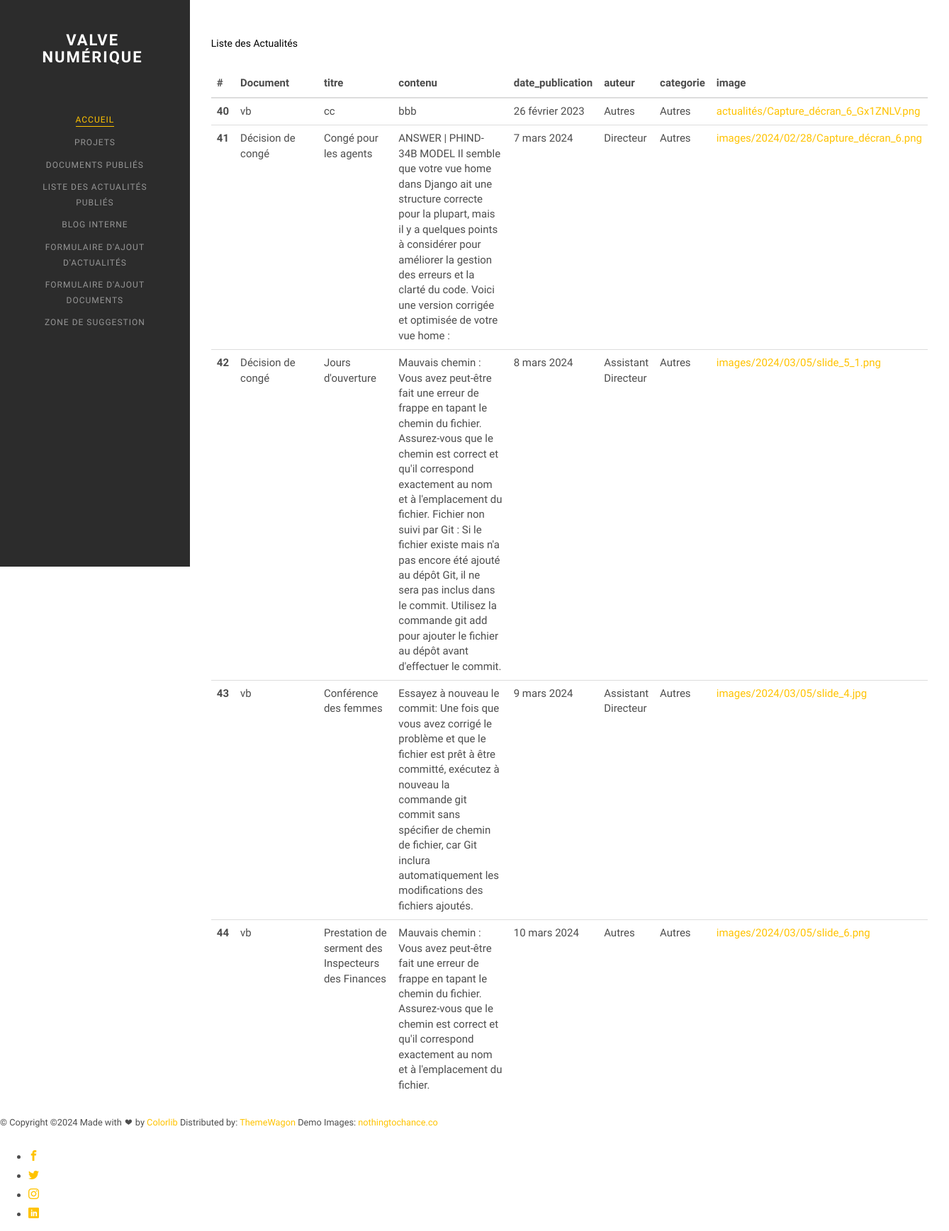
The page /listactualitepub on the database its author committed.
### valve/models.py (models this page shows, shortened)
class Actualite(models.Model):
    Document=models.ForeignKey("Document",related_name="actualite" ,blank=True, null=True, on_delete=models.CASCADE)
    titre = models.CharField(max_length = 250, null = True, blank = True)
    contenu = models.TextField( null = True, blank = True)
    date_publication = models.DateField(blank=True,null=True)
    auteur = models.CharField(max_length=250,choices=AUTEURS,null = True, blank = True)
    categorie = models.CharField(max_length=255,choices=CATEGORIE_ACTU, null=True, blank =True)
    image = models.ImageField(upload_to='images/%Y/%m/%d/')

class Document(models.Model):
    nomdocument = models.CharField(max_length = 250, null = True, blank = True)
    fichier = models.FileField(blank=True,null=True,upload_to='document/%Y/%m/%d/')
    type_doc = type_doc = models.CharField(max_length=100,choices=TYPE_DOCUMENT,)
    def __str__(self):
        return (self.nomdocument)

### valve/views.py (the view)
# urls.py: path('listactualitepub', views.listactualitepub, name="listactualitepub"),
def listactualitepub(request):
    try:
        model=Actualite.objects.all()
        context={
            "titre":"listactualitepub",
            "transparent":True,
            "model":model
        }
        response = TemplateResponse(request,'listactualites.html', context)
        return response
    except Exception as e:
         print('###### ',e)
         return HttpResponse("ERROR -",e)
         return render(request, 'template.html', {'objets': objets_page})

### valve/templates/listactualites.html (shortened to what this page needs)
{% extends 'layout/layout.html'%}
{% load static %}
{%block content%}
<div id="colorlib-main">
 <div class="container-fluid">
        <div class="container-fluid">
          <div class="card">
            <div class="card-body">
               <br>
                <br>
              <h5 class="card-title fw-semibold mb-10">Liste des Actualités</h5>
              <div class="card mb-0">
                <div class="card-body p-4">
                  <table class="table table-dark">
                    <thead>
                      <tr>
                        <th scope="col">#</th>
                        <th style="width: 40%" scope="col">Document</th>
                        <th style="width: 20%" scope="col">titre</th>
                        <th style="width: 100%" scope="col">contenu</th>
                        <th scope="col">date_publication</th>
                        <th scope="col">auteur</th>
                        <th scope="col">categorie</th>
                        <th scope="col">image</th>
                      </tr>
                    </thead>
                  <tbody>
                      {% for item in model %}
                      <tr>
                        <th scope="row">{{item.id}}</th>
                        <td>{{item.Document}}</td>
                        <td>{{item.titre}}</td>
                        <td>{{item.contenu}}</td>
                        <td>{{item.date_publication}}</td>
                        <td>{{item.auteur}}</td>
                        <td>{{item.categorie}}</td>
                        <td><a href="{{item.image.url}}">{{item.image}}</a></td>
                       </tr>
                      {%endfor%}
                    </tbody>
                  </table>
                </div>
              </div>
            </div>
          </div>
        </div>
      </div>
     </div>
{%endblock%}

### valve/templates/layout/layout.html (shortened to what this page needs)
{% load static %}
<!DOCTYPE HTML>
<html>
	<head>
	<link rel="stylesheet" href="{% static 'css/animate.css'%}">
	<link rel="stylesheet" href="{% static 'css/icomoon.css'%}">
	<link rel="stylesheet" href="{% static 'css/bootstrap.css'%}">
	<link rel="stylesheet" href="{% static 'css/flexslider.css'%}">
	<link rel="stylesheet" href="{% static 'fonts/flaticon/font/flaticon.css'%}">
	<link rel="stylesheet" href="{% static 'css/owl.carousel.min.css'%}">
	<link rel="stylesheet" href="{% static 'css/owl.theme.default.min.css'%}">
	<link rel="stylesheet" href="{% static 'css/style.css'%}">
	</head>
	<body>
{%block content%}
{%endblock%}
{% include 'layout/menu.html'%}
	</body>
</html>

### valve/templates/layout/menu.html (shortened to what this page needs)
{% load static %}
<div id="colorlib-page">
		<aside id="colorlib-aside" role="complementary" class="border js-fullheight">
			<h1 id="colorlib-logo"><a href="{% url 'home'%}">Valve Numérique </a></h1>
			<nav id="colorlib-main-menu" role="navigation">
				<ul>
					<li class="colorlib-active"><a href="{% url 'home'%}">Accueil</a></li>
					<li><a href="{% url 'projet'%}">Projets</a></li>
					<li><a href="{% url 'doc'%}">Documents publiés</a></li>
					<li><a href="{% url 'listactualitepub'%}">Liste des Actualités Publiés</a></li>
					<li><a href="{% url 'blog_interne'%}">Blog interne</a></li>
					<li><a href="{% url 'form_actual'%}">Formulaire d'ajout d'actualités</a></li>
					<li><a href="{% url 'formajout_doc'%}">Formulaire d'ajout documents</a></li>
					<li><a href="{% url 'contactform'%}">Zone de suggestion</a></li>
				</ul>
			</nav>
</div>
			<div class="colorlib-footer">
				<p><small>&copy;
Copyright &copy;<script>document.write(new Date().getFullYear());</script> Made with <i class="icon-heart" aria-hidden="true"></i> by <a href="https://colorlib.com" target="_blank">Colorlib</a> Distributed by: <a href="https://themewagon.com/" target="_blank">ThemeWagon</a>
 </span> <span>Demo Images: <a href="http://nothingtochance.co/" target="_blank">nothingtochance.co</a></span></small></p>
				<ul>
					<li><a href="#"><i class="icon-facebook2"></i></a></li>
					<li><a href="#"><i class="icon-twitter2"></i></a></li>
					<li><a href="#"><i class="icon-instagram"></i></a></li>
					<li><a href="#"><i class="icon-linkedin2"></i></a></li>
				</ul>
			</div>

### static/css/icomoon.css (style rules this page uses)
[class^="icon-"], [class*=" icon-"] { font-family: 'icomoon' !important; speak: none; font-style: normal; font-weight: normal; font-variant: normal; text-transform: none; line-height: 1; -webkit-font-smoothing: antialiased; -moz-osx-font-smoothing: grayscale; }
.icon-heart:before { content: "\e950"; }
.icon-facebook2:before { content: "\eac0"; }
.icon-instagram:before { content: "\eac2"; }
.icon-twitter2:before { content: "\eac6"; }
.icon-linkedin2:before { content: "\eaf9"; }

### static/css/style.css (style rules this page uses)
body { font-family: "Quicksand", Arial, sans-serif; font-weight: 400; font-size: 15px; line-height: 1.8; color: rgba(0, 0, 0, 0.7); }
a { color: #FFC300; -webkit-transition: 0.5s; -o-transition: 0.5s; transition: 0.5s; }
p { margin-bottom: 1.5em; }
h1, h2, h3, h4, h5, h6 { color: #000; font-family: "Quicksand", Arial, sans-serif; font-weight: 400; margin: 0 0 30px 0; }
#colorlib-page { width: 100%; overflow: hidden; position: relative; }
#colorlib-aside { padding-top: 3em; padding-bottom: 40px; padding-left: 3em; padding-right: 3em; width: 20%; position: fixed; bottom: 0; top: 0; left: 0; overflow-y: scroll; z-index: 1001; background: #2C2C2C; -webkit-transition: 0.5s; -o-transition: 0.5s; transition: 0.5s; }
#colorlib-aside #colorlib-logo { text-align: right; font-weight: 700; font-size: 22px; text-transform: uppercase; margin-bottom: 3em; display: block; width: 100%; }
#colorlib-aside #colorlib-logo a { display: block; text-align: center; color: #fff; letter-spacing: 2px; padding-right: .3em; }
#colorlib-aside #colorlib-main-menu ul { text-align: center; margin: 0; padding: 0; }
#colorlib-aside #colorlib-main-menu ul li { margin: 0 0 10px 0; padding: 0; list-style: none; font-size: 12px; font-weight: 500; text-transform: uppercase; letter-spacing: 1px; }
#colorlib-aside #colorlib-main-menu ul li a { color: rgba(255, 255, 255, 0.5); text-decoration: none; position: relative; padding: 10px 0; font-family: "Quicksand", Arial, sans-serif; -webkit-transition: 0.3s; -o-transition: 0.3s; transition: 0.3s; }
#colorlib-aside #colorlib-main-menu ul li a:after { content: ""; position: absolute; height: 1px; bottom: 7px; left: 0; right: 0; background-color: #FFC300; visibility: hidden; -webkit-transform: scaleX(0); -moz-transform: scaleX(0); -ms-transform: scaleX(0); -o-transform: scaleX(0); transform: scaleX(0); -webkit-transition: all 0.3s cubic-bezier(0.175, 0.885, 0.32, 1.275); -moz-transition: all 0.3s cubic-bezier(0.175, 0.885, 0.32, 1.275); -ms-transition: all 0.3s cubic-bezier(0.175, 0.885, 0.32, 1.275); -o-transition: all 0.3s cubic-bezier(0.175, 0.885, 0.32, 1.275); transition: all 0.3s cubic-bezier(0.175, 0.885, 0.32, 1.275); }
#colorlib-aside #colorlib-main-menu ul li.colorlib-active a { color: #FFC300; }
#colorlib-aside #colorlib-main-menu ul li.colorlib-active a:after { visibility: visible; -webkit-transform: scaleX(1); -moz-transform: scaleX(1); -ms-transform: scaleX(1); -o-transform: scaleX(1); transform: scaleX(1); }
#colorlib-main { width: 80%; float: right; -webkit-transition: 0.5s; -o-transition: 0.5s; transition: 0.5s; }

### rows shown on the page
Actualite: id "40", Document "vb", titre "cc", contenu "bbb", date_publication "26 février 2023", auteur "Autres", categorie "Autres", image "actualités/Capture_décran_6_Gx1ZNLV.png"
Actualite: id "41", Document "Décision de congé", titre "Congé pour les agents", contenu "ANSWER | PHIND-34B MODEL Il semble que votre vue home dans Django ait une structure correcte pour la plupart, mais il y a quelques points à considérer pour améliorer la gestion des erreurs et la clarté du code. Voici une version corrigée et optimisée de votre vue home :", date_publication "7 mars 2024", auteur "Directeur", categorie "Autres", image "images/2024/02/28/Capture_décran_6.png"
Actualite: id "42", Document "Décision de congé", titre "Jours d'ouverture", contenu "Mauvais chemin : Vous avez peut-être fait une erreur de frappe en tapant le chemin du fichier. Assurez-vous que le chemin est correct et qu'il correspond exactement au nom et à l'emplacement du fichier. Fichier non suivi par Git : Si le fichier existe mais n'a pas encore été ajouté au dépôt Git, il ne sera pas inclus dans le commit. Utilisez la commande git add pour ajouter le fichier au dépôt avant d'effectuer le commit.", date_publication "8 mars 2024", auteur "Assistant Directeur", categorie "Autres", image "images/2024/03/05/slide_5_1.png"
Actualite: id "43", Document "vb", titre "Conférence des femmes", contenu "Essayez à nouveau le commit: Une fois que vous avez corrigé le problème et que le fichier est prêt à être committé, exécutez à nouveau la commande git commit sans spécifier de chemin de fichier, car Git inclura automatiquement les modifications des fichiers ajoutés.", date_publication "9 mars 2024", auteur "Assistant Directeur", categorie "Autres", image "images/2024/03/05/slide_4.jpg"
Actualite: id "44", Document "vb", titre "Prestation de serment des Inspecteurs des Finances", contenu "Mauvais chemin : Vous avez peut-être fait une erreur de frappe en tapant le chemin du fichier. Assurez-vous que le chemin est correct et qu'il correspond exactement au nom et à l'emplacement du fichier.", date_publication "10 mars 2024", auteur "Autres", categorie "Autres", image "images/2024/03/05/slide_6.png"
